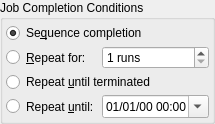
      <widget class="QGroupBox" name="completionGroup">
       <property name="sizePolicy">
        <sizepolicy hsizetype="Preferred" vsizetype="MinimumExpanding">
         <horstretch>0</horstretch>
         <verstretch>0</verstretch>
        </sizepolicy>
       </property>
       <property name="title">
        <string>Job Completion Conditions</string>
       </property>
       <layout class="QVBoxLayout" name="verticalLayout_5" stretch="0">
        <property name="spacing">
         <number>3</number>
        </property>
        <property name="sizeConstraint">
         <enum>QLayout::SizeConstraint::SetDefaultConstraint</enum>
        </property>
        <property name="leftMargin">
         <number>3</number>
        </property>
        <property name="topMargin">
         <number>3</number>
        </property>
        <property name="rightMargin">
         <number>3</number>
        </property>
        <property name="bottomMargin">
         <number>3</number>
        </property>
        <item>
         <layout class="QGridLayout" name="gridLayout_6" rowstretch="1,1,1,1" columnstretch="2,1">
          <property name="spacing">
           <number>3</number>
          </property>
          <item row="1" column="0">
           <widget class="QRadioButton" name="schedulerRepeatSequences">
            <property name="sizePolicy">
             <sizepolicy hsizetype="Preferred" vsizetype="Preferred">
              <horstretch>0</horstretch>
              <verstretch>0</verstretch>
             </sizepolicy>
            </property>
            <property name="text">
             <string>&amp;Repeat for:</string>
            </property>
            <attribute name="buttonGroup">
             <string notr="true">completionButtonGroup</string>
            </attribute>
           </widget>
          </item>
          <item row="3" column="1">
           <widget class="QDateTimeEdit" name="schedulerUntilValue">
            <property name="sizePolicy">
             <sizepolicy hsizetype="Preferred" vsizetype="Preferred">
              <horstretch>0</horstretch>
              <verstretch>0</verstretch>
             </sizepolicy>
            </property>
            <property name="displayFormat">
             <string>dd/MM/yy hh:mm</string>
            </property>
            <property name="calendarPopup">
             <bool>true</bool>
            </property>
           </widget>
          </item>
          <item row="0" column="0" colspan="2">
           <widget class="QRadioButton" name="schedulerCompleteSequences">
            <property name="sizePolicy">
             <sizepolicy hsizetype="Preferred" vsizetype="Preferred">
              <horstretch>0</horstretch>
              <verstretch>0</verstretch>
             </sizepolicy>
            </property>
            <property name="toolTip">
             <string>The observation job is completed when the sequence is complete.</string>
            </property>
            <property name="text">
             <string>Se&amp;quence completion</string>
            </property>
            <property name="checked">
             <bool>true</bool>
            </property>
            <attribute name="buttonGroup">
             <string notr="true">completionButtonGroup</string>
            </attribute>
           </widget>
          </item>
          <item row="3" column="0">
           <widget class="QRadioButton" name="schedulerUntil">
            <property name="sizePolicy">
             <sizepolicy hsizetype="Preferred" vsizetype="Preferred">
              <horstretch>0</horstretch>
              <verstretch>0</verstretch>
             </sizepolicy>
            </property>
            <property name="toolTip">
             <string>Terminate the job on the given date and time.</string>
            </property>
            <property name="text">
             <string>Repeat &amp;until:</string>
            </property>
            <attribute name="buttonGroup">
             <string notr="true">completionButtonGroup</string>
            </attribute>
           </widget>
          </item>
          <item row="1" column="1">
           <widget class="QSpinBox" name="schedulerRepeatSequencesLimit">
            <property name="sizePolicy">
             <sizepolicy hsizetype="Preferred" vsizetype="Preferred">
              <horstretch>0</horstretch>
              <verstretch>0</verstretch>
             </sizepolicy>
            </property>
            <property name="toolTip">
             <string>Restart job until it is executed this many times.</string>
            </property>
            <property name="suffix">
             <string> runs</string>
            </property>
            <property name="minimum">
             <number>1</number>
            </property>
            <property name="maximum">
             <number>1000</number>
            </property>
            <property name="value">
             <number>1</number>
            </property>
           </widget>
          </item>
          <item row="2" column="0" colspan="2">
           <widget class="QRadioButton" name="schedulerUntilTerminated">
            <property name="sizePolicy">
             <sizepolicy hsizetype="Preferred" vsizetype="Preferred">
              <horstretch>0</horstretch>
              <verstretch>0</verstretch>
             </sizepolicy>
            </property>
            <property name="toolTip">
             <string>Restart the sequence job indefinitely.</string>
            </property>
            <property name="text">
             <string>Repeat &amp;until terminated</string>
            </property>
            <attribute name="buttonGroup">
             <string notr="true">completionButtonGroup</string>
            </attribute>
           </widget>
          </item>
         </layout>
        </item>
       </layout>
      </widget>
